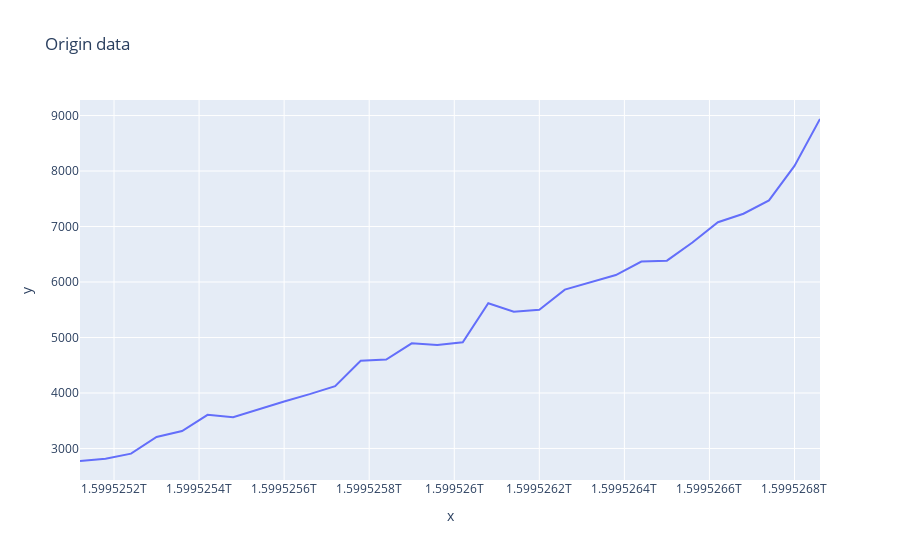
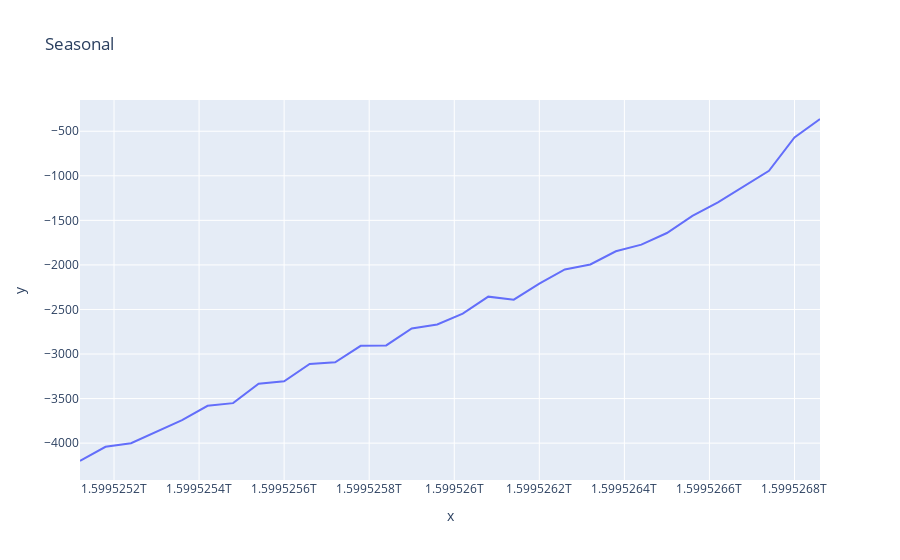
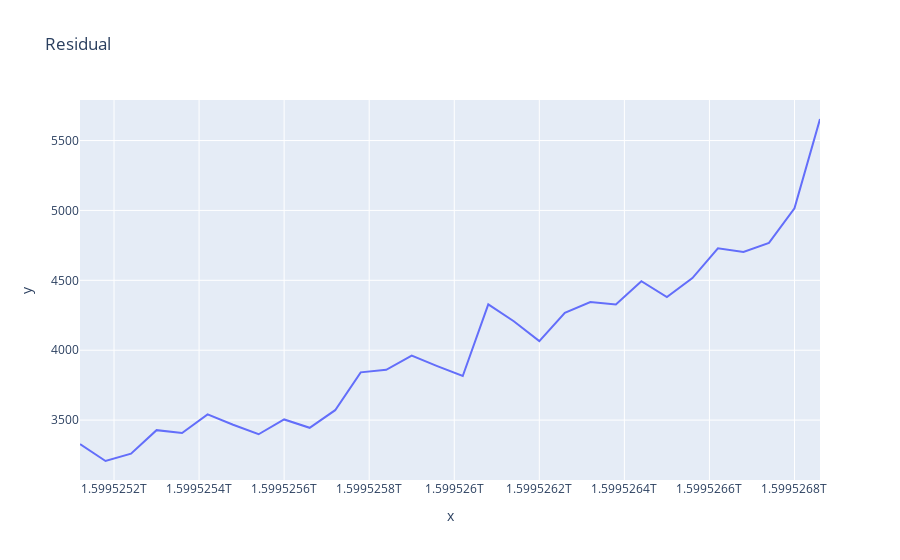

Notebook cell for these charts, in order:
### Code cell
ts = data['ts'].values

tsLast30Min = ts[-30:]
dataValues = data['value'].values[-30:]
dataSeasonal = seasonal['Value'].values[-30:]
dataResidual = residual['Value'].values[-30:]

fig = px.line(dataValues, x = tsLast30Min, y = dataValues, title='Origin data')
fig.show()

fig = px.line(dataSeasonal, x = tsLast30Min, y = dataSeasonal, title='Seasonal')
fig.show()

fig = px.line(dataResidual, x = tsLast30Min, y = dataResidual, title='Residual')
fig.show()

### Figure 1 — Plotly figure (JSON) as saved in the notebook; plotly's stock layout.template omitted (floating-point values rounded to 4 significant figures)
{"data": [{"hovertemplate": "x=%{x}<br>y=%{y}<extra></extra>", "legendgroup": "", "line": {"color": "#636efa", "dash": "solid"}, "mode": "lines", "name": "", "orientation": "v", "showlegend": false, "type": "scatter", "x": [1599525120000, 1599525180000, 1599525240000, 1599525300000, 1599525360000, 1599525420000, 1599525480000, 1599525540000, 1599525600000, 1599525660000, 1599525720000, 1599525780000, 1599525840000, 1599525900000, 1599525960000, 1599526020000, 1599526080000, 1599526140000, 1599526200000, 1599526260000, 1599526320000, 1599526380000, 1599526440000, 1599526500000, 1599526560000, 1599526620000, 1599526680000, 1599526740000, 1599526800000, 1599526860000], "xaxis": "x", "y": [2774, 2813, 2906, 3208, 3313, 3606, 3562, 3711, 3846, 3979, 4124, 4580, 4603, 4895, 4865, 4915, 5618, 5464, 5501, 5863, 5997, 6126, 6368, 6385, 6712, 7077, 7231, 7470, 8092, 8938], "yaxis": "y"}], "layout": {"legend": {"tracegroupgap": 0}, "title": {"text": "Origin data"}, "xaxis": {"anchor": "y", "domain": [0, 1], "title": {"text": "x"}}, "yaxis": {"anchor": "x", "domain": [0, 1], "title": {"text": "y"}}}}

### Figure 2 — Plotly figure (JSON) as saved in the notebook; plotly's stock layout.template omitted (floating-point values rounded to 4 significant figures)
{"data": [{"hovertemplate": "x=%{x}<br>y=%{y}<extra></extra>", "legendgroup": "", "line": {"color": "#636efa", "dash": "solid"}, "mode": "lines", "name": "", "orientation": "v", "showlegend": false, "type": "scatter", "x": [1599525120000, 1599525180000, 1599525240000, 1599525300000, 1599525360000, 1599525420000, 1599525480000, 1599525540000, 1599525600000, 1599525660000, 1599525720000, 1599525780000, 1599525840000, 1599525900000, 1599525960000, 1599526020000, 1599526080000, 1599526140000, 1599526200000, 1599526260000, 1599526320000, 1599526380000, 1599526440000, 1599526500000, 1599526560000, 1599526620000, 1599526680000, 1599526740000, 1599526800000, 1599526860000], "xaxis": "x", "y": [-4201.0, -4041.0, -4000.0, -3867.0, -3742.0, -3581.0, -3551.0, -3334.0, -3305.0, -3112.0, -3093.0, -2908.0, -2904.0, -2713.0, -2668.0, -2547.0, -2356.0, -2390.0, -2211.0, -2051.0, -1995.0, -1847.0, -1773.0, -1642.0, -1451.0, -1299.0, -1119.0, -944.1, -569.3, -362.6], "yaxis": "y"}], "layout": {"legend": {"tracegroupgap": 0}, "title": {"text": "Seasonal"}, "xaxis": {"anchor": "y", "domain": [0, 1], "title": {"text": "x"}}, "yaxis": {"anchor": "x", "domain": [0, 1], "title": {"text": "y"}}}}

### Figure 3 — Plotly figure (JSON) as saved in the notebook; plotly's stock layout.template omitted (floating-point values rounded to 4 significant figures)
{"data": [{"hovertemplate": "x=%{x}<br>y=%{y}<extra></extra>", "legendgroup": "", "line": {"color": "#636efa", "dash": "solid"}, "mode": "lines", "name": "", "orientation": "v", "showlegend": false, "type": "scatter", "x": [1599525120000, 1599525180000, 1599525240000, 1599525300000, 1599525360000, 1599525420000, 1599525480000, 1599525540000, 1599525600000, 1599525660000, 1599525720000, 1599525780000, 1599525840000, 1599525900000, 1599525960000, 1599526020000, 1599526080000, 1599526140000, 1599526200000, 1599526260000, 1599526320000, 1599526380000, 1599526440000, 1599526500000, 1599526560000, 1599526620000, 1599526680000, 1599526740000, 1599526800000, 1599526860000], "xaxis": "x", "y": [3328.0, 3207.0, 3260.0, 3428.0, 3408.0, 3541.0, 3467.0, 3399.0, 3505.0, 3445.0, 3571.0, 3841.0, 3860.0, 3961.0, 3887.0, 3816.0, 4328.0, 4207.0, 4066.0, 4267.0, 4345.0, 4327.0, 4494.0, 4381.0, 4516.0, 4730.0, 4703.0, 4768.0, 5015.0, 5654.0], "yaxis": "y"}], "layout": {"legend": {"tracegroupgap": 0}, "title": {"text": "Residual"}, "xaxis": {"anchor": "y", "domain": [0, 1], "title": {"text": "x"}}, "yaxis": {"anchor": "x", "domain": [0, 1], "title": {"text": "y"}}}}
